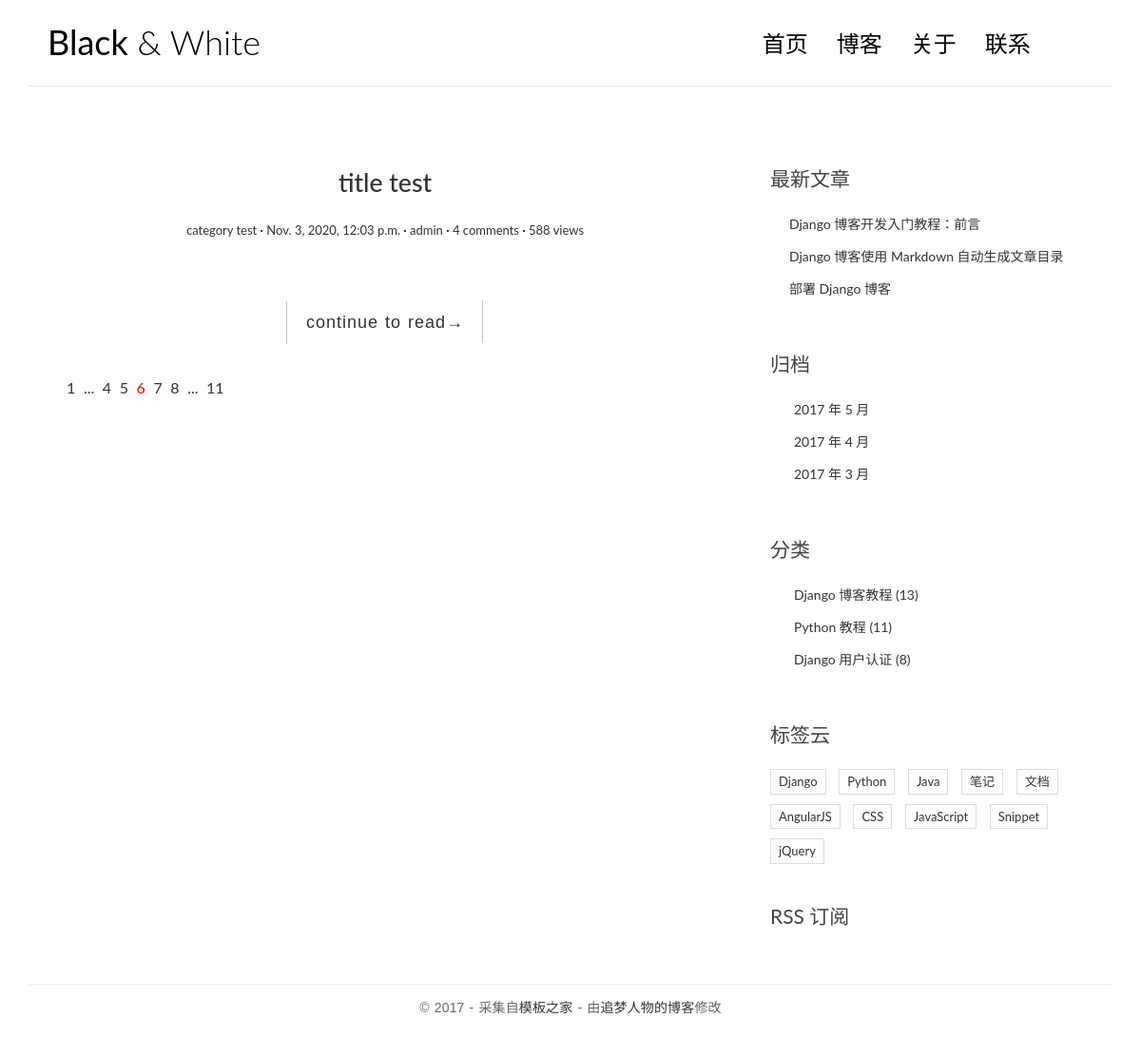
Before: / with the older database file.
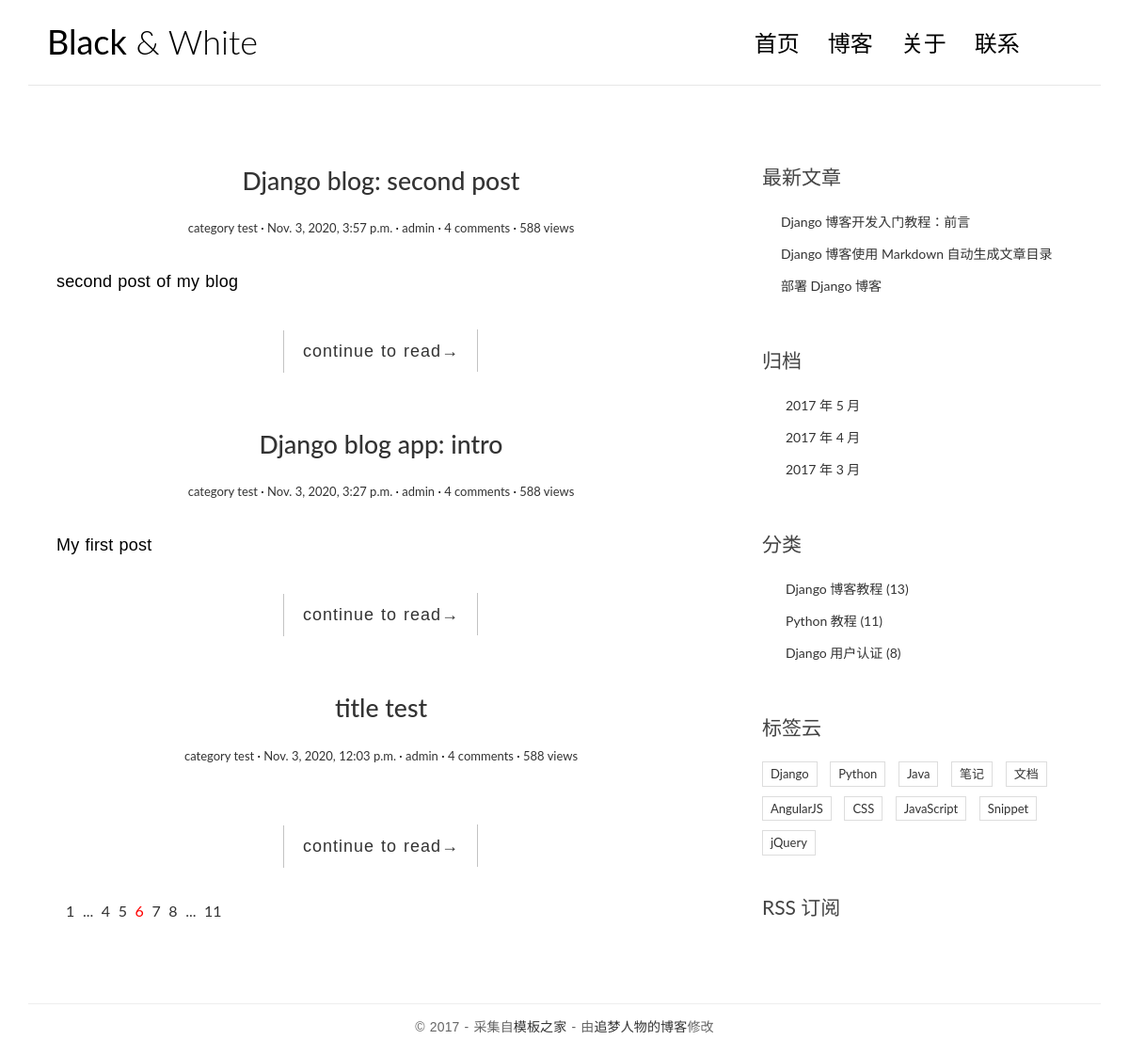
After: the same page with the newer database file.
### blog/models.py (models this page shows, shortened)
class Post(models.Model):
    title = models.CharField('Title', max_length=80)
    body = models.TextField('Body')
    created_time = models.DateTimeField('Created Time', default=timezone.now)
    modified_time = models.DateTimeField('Modified Time')
    excerpt = models.CharField('Excerpt', max_length=200, blank=True)
    category = models.ForeignKey(Category, verbose_name='Category', on_delete=models.CASCADE)
    tags = models.ManyToManyField(Tag, verbose_name='Tag', blank=True)
    author = models.ForeignKey(User, verbose_name='Author', on_delete=models.CASCADE)
    class Meta:
        verbose_name = 'Post'
        verbose_name_plural = 'Posts'

class Category(models.Model):
    name = models.CharField(max_length=100)
    class Meta:
        verbose_name = 'Category'
        verbose_name_plural = 'Categories'

### blog/views.py (the view)
# urls.py: path('', views.index, name='index'),
def index(request):
    post_list = Post.objects.all().order_by('-created_time') # add - means order reversely
    return render(request, 'blog/index.html', context={
        'title': 'My Blog Page',
        'welcome': 'Welcome to my blog!',
        'post_list': post_list
    })

### templates/blog/index.html (shortened to what this page needs)
{% load static %}
<!DOCTYPE html>
<html>
<head>
    <link rel="stylesheet" href="{% static 'blog/css/bootstrap.min.css' %}">
    <link rel="stylesheet" href="http://code.ionicframework.com/ionicons/2.0.1/css/ionicons.min.css">
    <link rel="stylesheet" href="{% static 'blog/css/pace.css' %}">
    <link rel="stylesheet" href="{% static 'blog/css/custom.css' %}">
</head>
<body>
<div class="container">
    <header id="site-header">
        <div class="row">
            <div class="col-md-4 col-sm-5 col-xs-8">
                <div class="logo">
                    <h1><a href="index.html"><b>Black</b> &amp; White</a></h1>
                </div>
            </div>
            <div class="col-md-8 col-sm-7 col-xs-4">
                <nav class="main-nav" role="navigation">
                    <div class="collapse navbar-collapse" id="bs-example-navbar-collapse-1">
                        <ul class="nav navbar-nav navbar-right">
                            <li class="cl-effect-11"><a href="index.html" data-hover="首页">首页</a></li>
                            <li class="cl-effect-11"><a href="full-width.html" data-hover="博客">博客</a></li>
                            <li class="cl-effect-11"><a href="about.html" data-hover="关于">关于</a></li>
                            <li class="cl-effect-11"><a href="contact.html" data-hover="联系">联系</a></li>
                        </ul>
                    </div>
                </nav>
            </div>
        </div>
    </header>
</div>
<div class="content-body">
    <div class="container">
        <div class="row">
            <main class="col-md-8">
                {% for post in post_list %}
                <article class="post post-{{ post.pk }}">
                    <header class="entry-header">
                        <h1 class="entry-title">
                            <a href="single.html">{{ post.title }}</a>
                        </h1>
                        <div class="entry-meta">
                            <span class="post-category"><a href="#">{{ post.category.name }}</a></span>
                            <span class="post-date"><a href="#"><time class="entry-date"
                                                                      datetime="{{ post.created_time }}">{{ post.created_time }}</time></a></span>
                            <span class="post-author"><a href="#">{{ post.author}}</a></span>
                            <span class="comments-link"><a href="#">4 comments</a></span>
                            <span class="views-count"><a href="#">588 views</a></span>
                        </div>
                    </header>
                    <div class="entry-content clearfix">
                        <p>{{ post.excerpt }}</p>
                        <div class="read-more cl-effect-14">
                            <a href="#" class="more-link">continue to read<span class="meta-nav">→</span></a>
                        </div>
                    </div>
                </article>
                {% empty %}
                    <div class="no-post">No post available!</div>
                {% endfor %}
                <div class="pagination">
                    <ul>
                        <li><a href="">1</a></li>
                        <li><a href="">...</a></li>
                        <li><a href="">4</a></li>
                        <li><a href="">5</a></li>
                        <li class="current"><a href="">6</a></li>
                        <li><a href="">7</a></li>
                        <li><a href="">8</a></li>
                        <li><a href="">...</a></li>
                        <li><a href="">11</a></li>
                    </ul>
                </div>
            </main>
            <aside class="col-md-4">
                <div class="widget widget-recent-posts">
                    <h3 class="widget-title">最新文章</h3>
                    <ul>
                        <li>
                            <a href="#">Django 博客开发入门教程：前言</a>
                        </li>
                        <li>
                            <a href="#">Django 博客使用 Markdown 自动生成文章目录</a>
                        </li>
                        <li>
                            <a href="#">部署 Django 博客</a>
                        </li>
                    </ul>
                </div>
                <div class="widget widget-archives">
                    <h3 class="widget-title">归档</h3>
                    <ul>
                        <li>
                            <a href="#">2017 年 5 月</a>
                        </li>
                        <li>
                            <a href="#">2017 年 4 月</a>
                        </li>
                        <li>
                            <a href="#">2017 年 3 月</a>
                        </li>
                    </ul>
                </div>
                <div class="widget widget-category">
                    <h3 class="widget-title">分类</h3>
                    <ul>
                        <li>
                            <a href="#">Django 博客教程 <span class="post-count">(13)</span></a>
                        </li>
                        <li>
                            <a href="#">Python 教程 <span class="post-count">(11)</span></a>
                        </li>
                        <li>
                            <a href="#">Django 用户认证 <span class="post-count">(8)</span></a>
                        </li>
                    </ul>
                </div>
                <div class="widget widget-tag-cloud">
                    <h3 class="widget-title">标签云</h3>
                    <ul>
                        <li>
                            <a href="#">Django</a>
                        </li>
                        <li>
                            <a href="#">Python</a>
                        </li>
                        <li>
                            <a href="#">Java</a>
                        </li>
                        <li>
                            <a href="#">笔记</a>
                        </li>
                        <li>
                            <a href="#">文档</a>
                        </li>
                        <li>
                            <a href="#">AngularJS</a>
                        </li>
                        <li>
                            <a href="#">CSS</a>
                        </li>
                        <li>
                            <a href="#">JavaScript</a>
                        </li>
                        <li>
                            <a href="#">Snippet</a>
                        </li>
                        <li>
                            <a href="#">jQuery</a>
                        </li>
                    </ul>
                </div>
                <div class="rss">
                    <a href=""> RSS 订阅</a>
                </div>
            </aside>
        </div>
    </div>
</div>
<footer id="site-footer">
    <div class="container">
        <div class="row">
            <div class="col-md-12">
                <p class="copyright">&copy 2017 - 采集自<a href="http://www.cssmoban.com/"
                                                        target="_blank" title="模板之家">模板之家</a>
                    - 由<a href="http://zmrenwu.com/" title="网页模板" target="_blank">追梦人物的博客</a>修改
                </p>
            </div>
        </div>
    </div>
</footer>
</body>
</html>

### blog/static/blog/css/custom.css (style rules this page uses)
* { outline: none; }
h1, h2, h3, h4, h5, h6 { margin-top: 0; }
b { font-weight: 400; }
a { color: #333; }
body { color: #444; font-family: 'Lato', sans-serif; }
p { font-family: 'Ubuntu', sans-serif; font-weight: 400; word-spacing: 1px; letter-spacing: 0.01em; }
#site-header { background-color: #FFF; padding: 25px 20px; margin-bottom: 40px; border-bottom: 1px solid #e7e7e7; }
.logo h1 a { color: #000; }
.logo h1 { margin: 0; font-family: 'Lato', sans-serif; font-weight: 300; }
.main-nav { margin-top: 11px; max-width: 95%; }
.main-nav a { color: #000000 !important; padding: 0 0 5px 0 !important; margin-right: 30px; font-family: 'Lato', sans-serif; font-weight: 300; font-size: 24px; }
.cl-effect-11 a { padding: 10px 0; color: #0972b4; text-shadow: none; }
.cl-effect-11 a::before { position: absolute; top: 0; left: 0; overflow: hidden; padding: 0 0 5px 0 !important; max-width: 0; border-bottom: 1px solid #000; color: #000; content: attr(data-hover); white-space: nowrap; -webkit-transition: max-width 0.5s; -moz-transition: max-width 0.5s; transition: max-width 0.5s; }
.content-body { padding-bottom: 4em; }
.post { background: #fff; padding: 30px 30px 0; }
.entry-title { text-align: center; font-size: 1.9em; margin-bottom: 20px; line-height: 1.6; padding: 10px 20px 0; }
.entry-meta { text-align: center; color: #DDDDDD; font-size: 13px; margin-bottom: 30px; }
.entry-content { font-size: 18px; line-height: 1.9; font-weight: 300; color: #000; }
.post-category::after, .post-date::after, .post-author::after, .comments-link::after { content: ' ·'; color: #000; }
.read-more { font-family: 'Ubuntu', sans-serif; font-weight: 400; word-spacing: 1px; letter-spacing: 0.01em; text-align: center; margin-top: 20px; }
.cl-effect-14 a { padding: 0 20px; height: 45px; line-height: 45px; position: relative; display: inline-block; margin: 15px 25px; letter-spacing: 1px; font-weight: 400; text-shadow: 0 0 1px rgba(255, 255, 255, 0.3); }
.cl-effect-14 a::before, .cl-effect-14 a::after { position: absolute; width: 45px; height: 1px; background: #C3C3C3; content: ''; -webkit-transition: all 0.3s; -moz-transition: all 0.3s; transition: all 0.3s; pointer-events: none; }
.cl-effect-14 a::before { top: 0; left: 0; -webkit-transform: rotate(90deg); -moz-transform: rotate(90deg); transform: rotate(90deg); -webkit-transform-origin: 0 0; -moz-transform-origin: 0 0; transform-origin: 0 0; }
.cl-effect-14 a::after { right: 0; bottom: 0; -webkit-transform: rotate(90deg); -moz-transform: rotate(90deg); transform: rotate(90deg); -webkit-transform-origin: 100% 0; -moz-transform-origin: 100% 0; transform-origin: 100% 0; }
.widget { background: #fff; padding: 30px 0 0; }
.widget-title { font-size: 1.5em; margin-bottom: 20px; line-height: 1.6; padding: 10px 0 0; font-weight: 400; }
.widget-recent-posts ul { padding: 0; margin: 0; padding-left: 20px; }
.widget-recent-posts ul li { list-style-type: none; position: relative; line-height: 170%; margin-bottom: 10px; }
.widget-recent-posts ul li::before { content: '\f3d3'; font-family: "Ionicons"; position: absolute; left: -17px; top: 3px; font-size: 16px; color: #000; }
.widget-archives ul { padding: 0; margin: 0; padding-left: 25px; }
.widget-archives ul li { list-style-type: none; position: relative; line-height: 170%; margin-bottom: 10px; }
.widget-archives ul li::before { content: '\f3f3'; font-family: "Ionicons"; position: absolute; left: -25px; top: 1px; font-size: 16px; color: #000; }
.widget-category ul { padding: 0; margin: 0; padding-left: 25px; }
.widget-category ul li { list-style-type: none; position: relative; line-height: 170%; margin-bottom: 10px; }
.widget-category ul li::before { content: '\f3fe'; font-family: "Ionicons"; position: absolute; left: -25px; top: 1px; font-size: 18px; color: #000; }
.widget-tag-cloud ul { padding: 0; margin: 0; margin-right: -10px; }
.widget-tag-cloud ul li { list-style-type: none; font-size: 13px; display: inline-block; margin-right: 10px; margin-bottom: 10px; padding: 3px 8px; border: 1px solid #ddd; }
.rss { font-size: 21px; margin-top: 30px; }
.rss a { color: #444; }
#site-footer { padding-top: 10px; padding: 0 0 1.5em 0; }
.copyright { text-align: center; padding-top: 1em; margin: 0; border-top: 1px solid #eee; color: #666; }
.pagination ul { list-style: none; }
.pagination ul li { display: inline-block; font-size: 16px; margin-right: 5px; }
.current a { color: red; }

Changed rows visible on the page:
added Post: title "Django blog: second post", category.name "category test", created_time "Nov. 3, 2020, 3:57 p.m.", author "admin", excerpt "second post of my blog"
added Post: title "Django blog app: intro", category.name "category test", created_time "Nov. 3, 2020, 3:27 p.m.", author "admin", excerpt "My first post"
